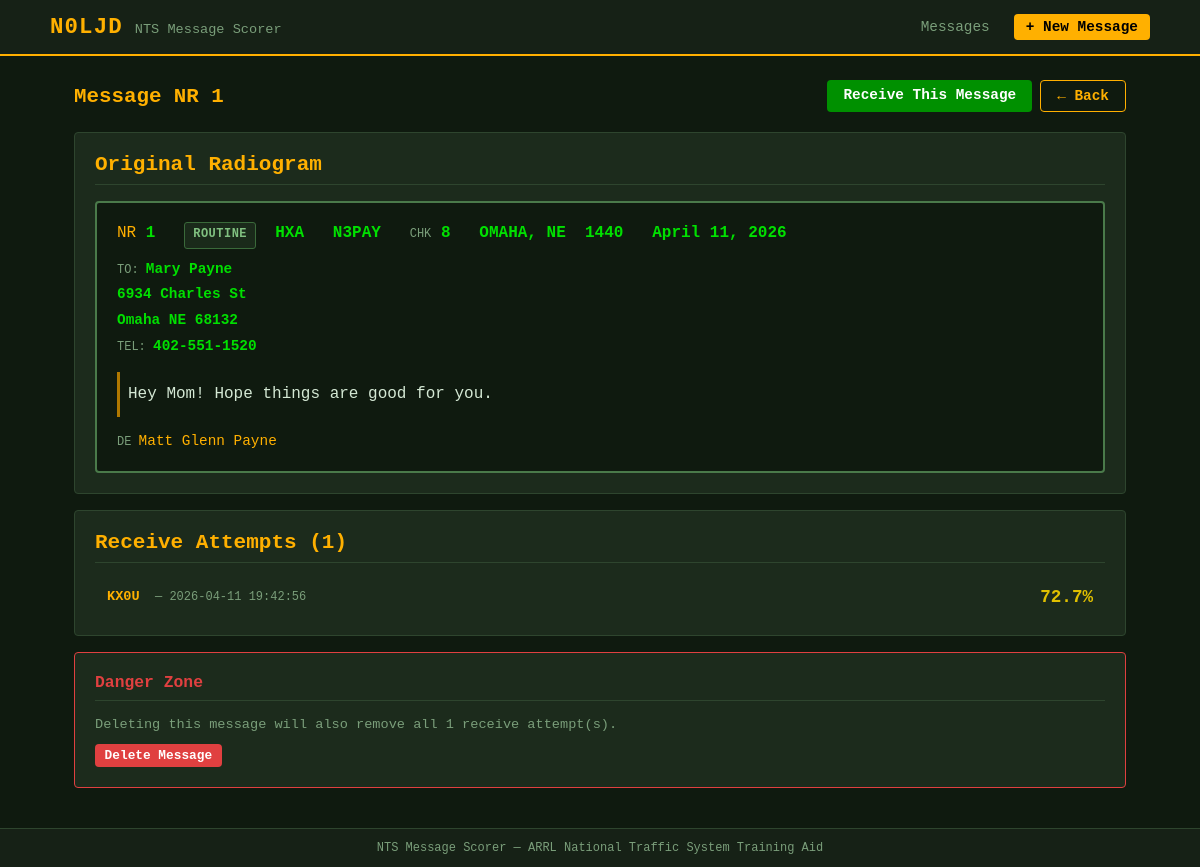
Page /message/1 on the committed database.
### tables this page shows
CREATE TABLE messages (
            id                  INTEGER PRIMARY KEY AUTOINCREMENT,
            msg_number          TEXT    NOT NULL,
            precedence          TEXT    NOT NULL,
            handling            TEXT    DEFAULT '',
            station_of_origin   TEXT    NOT NULL,
            check_count         TEXT    NOT NULL,
            place_of_origin     TEXT    NOT NULL,
            time_filed          TEXT    DEFAULT '',
            date_filed          TEXT    NOT NULL,
            to_name             TEXT    NOT NULL,
            to_address          TEXT    DEFAULT '',
            to_city             TEXT    DEFAULT '',
            to_state            TEXT    DEFAULT '',
            to_zip              TEXT    DEFAULT '',
            to_phone            TEXT    DEFAULT '',
            message_text        TEXT    NOT NULL,
            signature           TEXT    NOT NULL,
            created_at          TIMESTAMP DEFAULT CURRENT_TIMESTAMP
        );

CREATE TABLE received_messages (
            id                  INTEGER PRIMARY KEY AUTOINCREMENT,
            original_id         INTEGER NOT NULL,
            operator_callsign   TEXT    NOT NULL,
            msg_number          TEXT    DEFAULT '',
            precedence          TEXT    DEFAULT '',
            handling            TEXT    DEFAULT '',
            station_of_origin   TEXT    DEFAULT '',
            check_count         TEXT    DEFAULT '',
            place_of_origin     TEXT    DEFAULT '',
            time_filed          TEXT    DEFAULT '',
            date_filed          TEXT    DEFAULT '',
            to_name             TEXT    DEFAULT '',
            to_address          TEXT    DEFAULT '',
            to_city             TEXT    DEFAULT '',
            to_state            TEXT    DEFAULT '',
            to_zip              TEXT    DEFAULT '',
            to_phone            TEXT    DEFAULT '',
            message_text        TEXT    DEFAULT '',
            signature           TEXT    DEFAULT '',
            total_score         REAL,
            submitted_at        TIMESTAMP DEFAULT CURRENT_TIMESTAMP,
            FOREIGN KEY (original_id) REFERENCES messages(id)
        );

### app.py (the view)
@app.route('/message/<int:msg_id>')
def view_message(msg_id):
    db = get_db()
    message = db.execute('SELECT * FROM messages WHERE id = ?', (msg_id,)).fetchone()
    if not message:
        flash('Message not found.', 'error')
        return redirect(url_for('index'))
    received = db.execute(
        'SELECT * FROM received_messages WHERE original_id = ? ORDER BY submitted_at DESC',
        (msg_id,)
    ).fetchall()
    return render_template('view_message.html', message=message, received=received)

### app.py (called while the page is built)
def get_db():
    if 'db' not in g:
        g.db = sqlite3.connect(DATABASE)
        g.db.row_factory = sqlite3.Row
    return g.db

@app.template_filter('score_class')
def score_class(score):
    if score >= 90:
        return 'score-excellent'
    if score >= 75:
        return 'score-good'
    if score >= 50:
        return 'score-fair'
    return 'score-poor'

### templates/view_message.html (shortened to what this page needs)
{% extends "base.html" %}
{% block content %}
<div class="page-header">
  <h1>Message NR {{ message.msg_number }}</h1>
  <div style="display: flex; gap: 0.5rem;">
    <a href="{{ url_for('receive_message', msg_id=message.id) }}" class="btn btn-receive">Receive This Message</a>
    <a href="{{ url_for('index') }}" class="btn btn-secondary">&#8592; Back</a>
  </div>
</div>
<div class="card">
  <h2>Original Radiogram</h2>
  <div class="radiogram">
    <div class="rg-preamble">
      NR <span class="rg-value">{{ message.msg_number }}</span>
      <span class="prec-badge prec-{{ message.precedence }}">{{ message.precedence }}</span>
      {% if message.handling %}
        &nbsp;<span class="rg-value">{{ message.handling }}</span>
      {% endif %}
      <span class="rg-value">{{ message.station_of_origin }}</span>
      <span class="rg-label">CHK</span> <span class="rg-value">{{ message.check_count }}</span>
      <span class="rg-value">{{ message.place_of_origin }}</span>
      {% if message.time_filed %}
        &nbsp;<span class="rg-value">{{ message.time_filed }}</span>
      {% endif %}
      <span class="rg-value">{{ message.date_filed }}</span>
    </div>
    <div>
      <span class="rg-label">TO: </span>
      <span class="rg-value">{{ message.to_name }}</span>
    </div>
    {% if message.to_address %}
    <div><span class="rg-value">{{ message.to_address }}</span></div>
    {% endif %}
    {% if message.to_city or message.to_state or message.to_zip %}
    <div>
      <span class="rg-value">
        {{ message.to_city }}{% if message.to_state %} {{ message.to_state }}{% endif %}{% if message.to_zip %} {{ message.to_zip }}{% endif %}
      </span>
    </div>
    {% endif %}
    {% if message.to_phone %}
    <div><span class="rg-label">TEL: </span><span class="rg-value">{{ message.to_phone }}</span></div>
    {% endif %}
    <div class="rg-message">{{ message.message_text }}</div>
    <div>
      <span class="rg-label">DE </span>
      <span class="rg-sig">{{ message.signature }}</span>
    </div>
  </div>
</div>
<div class="card">
  <h2>Receive Attempts ({{ received | length }})</h2>
  {% if received %}
    {% for r in received %}
    <div class="attempt-row">
      <div>
        <span class="attempt-callsign">{{ r.operator_callsign }}</span>
        <span class="attempt-time">&nbsp;&mdash;&nbsp;{{ r.submitted_at }}</span>
      </div>
      <div>
        {% if r.total_score is not none %}
          <span class="{{ r.total_score | score_class }}" style="font-size: 1.1rem; font-weight: bold;">
            {{ '%.1f' % r.total_score }}%
          </span>
        {% else %}
          <span class="text-muted">—</span>
        {% endif %}
      </div>
    </div>
    {% endfor %}
  {% else %}
    <p class="text-muted" style="padding: 1rem 0;">No receive attempts yet.</p>
  {% endif %}
</div>
<div class="card" style="border-color: var(--red);">
  <h3 style="color: var(--red);">Danger Zone</h3>
  <p class="text-muted" style="font-size: 0.85rem; margin-bottom: 0.75rem;">
    Deleting this message will also remove all {{ received | length }} receive attempt(s).
  </p>
  <form method="POST" action="{{ url_for('delete_message', msg_id=message.id) }}"
        onsubmit="return confirm('Delete message NR {{ message.msg_number }} and all {{ received | length }} attempt(s)? This cannot be undone.');">
    <button type="submit" class="btn btn-danger btn-sm">Delete Message</button>
  </form>
</div>
{% endblock %}

### templates/base.html (shortened to what this page needs)
<!DOCTYPE html>
<html lang="en">
<head>
  <link rel="stylesheet" href="{{ url_for('static', filename='style.css') }}">
</head>
<body>
  <header>
    <div class="header-inner">
      <div class="logo">
        <span class="callsign">N0LJD</span>
        <span class="app-name">NTS Message Scorer</span>
      </div>
      <nav>
        <a href="{{ url_for('index') }}">Messages</a>
        <a href="{{ url_for('create_message') }}" class="btn-nav">+ New Message</a>
      </nav>
    </div>
  </header>
  <main>
    {% block content %}{% endblock %}
  </main>
  <footer>
    <p>NTS Message Scorer &mdash; ARRL National Traffic System Training Aid</p>
  </footer>
</body>
</html>

### static/style.css (style rules this page uses)
:root { --bg: #0f1a0f; --bg-panel: #162116; --bg-card: #1c2b1c; --border: #2e452e; --border-hi: #4a7a4a; --amber: #ffb000; --amber-dim: #b07800; --green: #00e000; --green-dim: #009000; --text: #d4e8d4; --text-muted: #7a9e7a; --red: #e04040; --yellow: #e0c000; --radius: 4px; --font-mono: 'Courier New', Courier, monospace; }
* { box-sizing: border-box; margin: 0; padding: 0; }
body { background: var(--bg); color: var(--text); font-family: var(--font-mono); font-size: 14px; min-height: 100vh; display: flex; flex-direction: column; }
a { color: var(--amber); text-decoration: none; }
header { background: var(--bg-panel); border-bottom: 2px solid var(--amber); padding: 0 1.5rem; }
.header-inner { max-width: 1100px; margin: 0 auto; display: flex; align-items: center; justify-content: space-between; height: 54px; }
.logo { display: flex; align-items: baseline; gap: 0.75rem; }
.callsign { font-size: 1.4rem; font-weight: bold; color: var(--amber); letter-spacing: 0.05em; }
.app-name { color: var(--text-muted); font-size: 0.85rem; }
nav { display: flex; align-items: center; gap: 1.5rem; }
nav a { color: var(--text-muted); font-size: 0.9rem; }
.btn-nav { background: var(--amber); color: #000 !important; padding: 0.3rem 0.75rem; border-radius: var(--radius); font-weight: bold; }
main { flex: 1; max-width: 1100px; width: 100%; margin: 0 auto; padding: 1.5rem; }
.card { background: var(--bg-card); border: 1px solid var(--border); border-radius: var(--radius); padding: 1.25rem; margin-bottom: 1rem; }
.card h2, .card h3 { color: var(--amber); margin-bottom: 1rem; border-bottom: 1px solid var(--border); padding-bottom: 0.5rem; }
.page-header { display: flex; align-items: center; justify-content: space-between; margin-bottom: 1.25rem; }
.page-header h1 { color: var(--amber); font-size: 1.3rem; }
.btn { display: inline-block; padding: 0.45rem 1rem; border-radius: var(--radius); border: none; cursor: pointer; font-family: var(--font-mono); font-size: 0.9rem; font-weight: bold; text-decoration: none; }
.btn-secondary { background: transparent; color: var(--amber); border: 1px solid var(--amber); }
.btn-danger { background: var(--red); color: #fff; }
.btn-receive { background: var(--green-dim); color: #fff; }
.btn-sm { padding: 0.25rem 0.6rem; font-size: 0.8rem; }
.prec-badge { display: inline-block; padding: 0.1rem 0.5rem; border-radius: 3px; font-size: 0.75rem; font-weight: bold; letter-spacing: 0.04em; }
.prec-ROUTINE { background: #1a2a1a; color: #80c080; border: 1px solid #3a6a3a; }
.radiogram { background: var(--bg); border: 2px solid var(--border-hi); border-radius: var(--radius); padding: 1rem 1.25rem; font-size: 0.9rem; line-height: 1.8; }
.radiogram .rg-label { color: var(--text-muted); font-size: 0.75rem; text-transform: uppercase; }
.radiogram .rg-value { color: var(--green); font-weight: bold; }
.radiogram .rg-preamble { color: var(--amber); font-size: 1rem; margin-bottom: 0.5rem; word-break: break-all; }
.radiogram .rg-message { color: var(--text); font-size: 1rem; margin: 0.75rem 0; padding: 0.5rem; border-left: 3px solid var(--amber-dim); }
.radiogram .rg-sig { color: var(--amber); }
.score-fair { color: var(--yellow); }
.attempt-row { display: flex; justify-content: space-between; align-items: center; padding: 0.5rem 0.75rem; border-bottom: 1px solid var(--border); font-size: 0.85rem; }
.attempt-row:last-child { border-bottom: none; }
.attempt-callsign { color: var(--amber); font-weight: bold; }
.attempt-time { color: var(--text-muted); font-size: 0.75rem; }
footer { background: var(--bg-panel); border-top: 1px solid var(--border); text-align: center; padding: 0.75rem; color: var(--text-muted); font-size: 0.75rem; }
.text-muted { color: var(--text-muted); }

### rows in the picture
messages: msg_number "1", precedence "ROUTINE", handling "HXA", station_of_origin "N3PAY", check_count "8", place_of_origin "OMAHA, NE", time_filed "1440", date_filed "April 11, 2026", to_name "Mary Payne", to_address "6934 Charles St", to_city "Omaha", to_state "NE", to_zip "68132", to_phone "402-551-1520", message_text "Hey Mom! Hope things are good for you.", signature "Matt Glenn Payne"
received_messages: operator_callsign "KX0U", submitted_at "2026-04-11 19:42:56", total_score "72.7"

### other values in the picture
{{ received | length }} "1"
